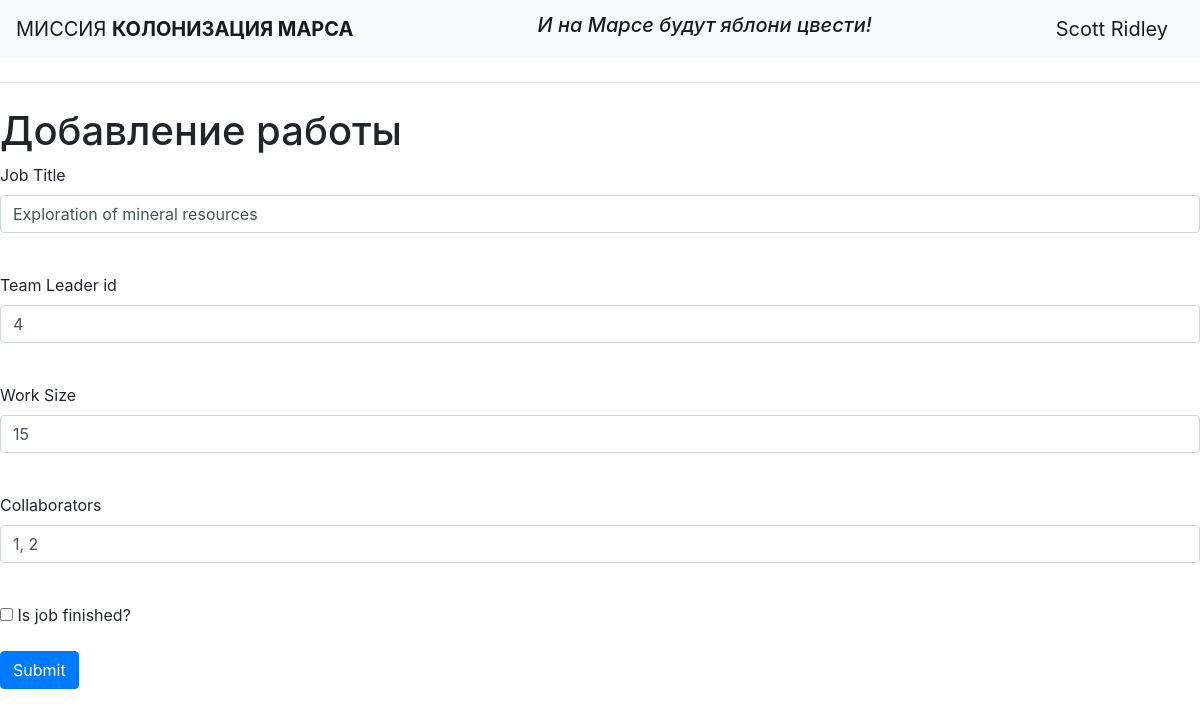
/jobs/2 (signed in), run on an earlier commit of the app's database.
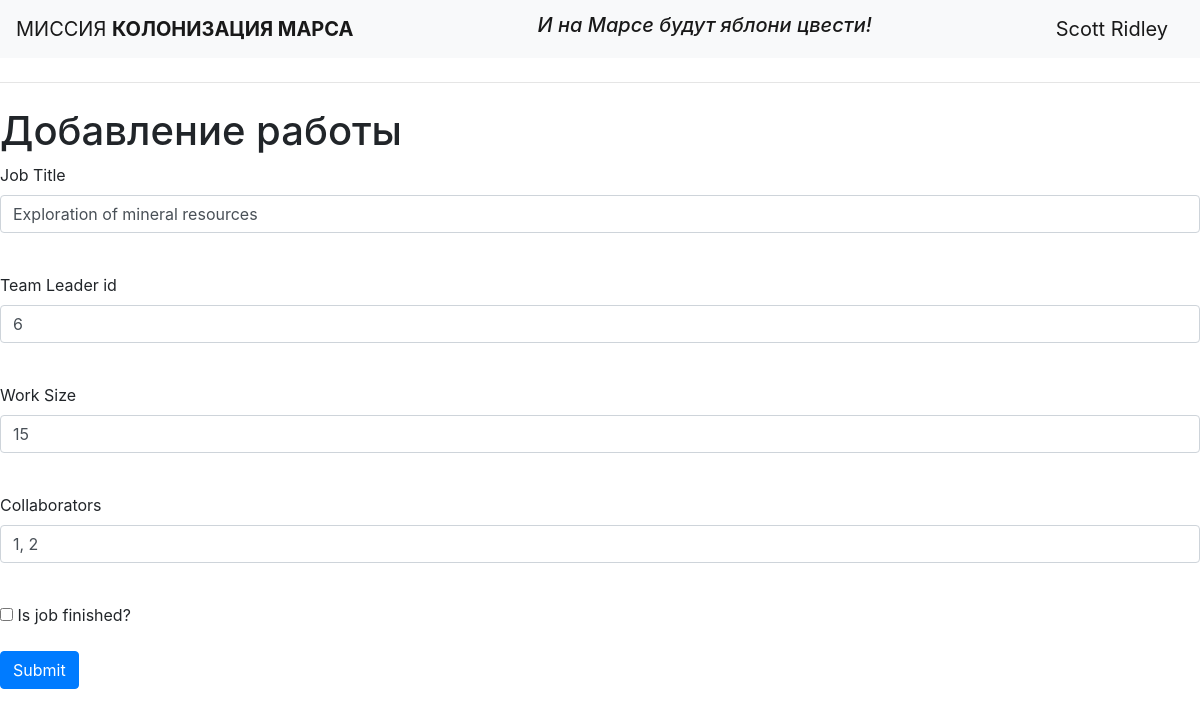
And on a later commit of the database.
### data/jobs.py (models this page shows)
class Jobs(SqlAlchemyBase):
    __tablename__ = 'jobs'
    id = sqlalchemy.Column(sqlalchemy.Integer, primary_key=True, autoincrement=True)
    team_leader = sqlalchemy.Column(sqlalchemy.Integer)
    job = sqlalchemy.Column(sqlalchemy.String)
    work_size = sqlalchemy.Column(sqlalchemy.Integer)
    collaborators = sqlalchemy.Column(sqlalchemy.String)
    start_date = sqlalchemy.Column(sqlalchemy.DateTime, default=datetime.datetime.now)
    end_date = sqlalchemy.Column(sqlalchemy.DateTime)
    is_finished = sqlalchemy.Column(sqlalchemy.Boolean)

### main.py (the view, shortened to what this page needs)
@app.route('/jobs/<int:id>', methods=['GET', 'POST'])
@login_required
def edit_job(id):
    form = JobForm()
    if request.method == "GET":
        db_sess = db_session.create_session()
        job = db_sess.query(Jobs).filter(Jobs.id == id,
                                         (Jobs.team_leader == current_user.id) | (current_user.id == 1)
                                         ).first()
        if job:
            form.title.data = job.job
            form.team_leader.data = job.team_leader
            form.work_size.data = job.work_size
            form.collaborators.data = job.collaborators
            form.is_finished.data = job.is_finished
        else:
            abort(404)
    return render_template('jobs.html',
                           title='Редактирование работы',
                           form=form
                           )

### forms/jobs.py
class JobForm(FlaskForm):
    title = StringField('Job Title', validators=[DataRequired()])
    team_leader = StringField('Team Leader id')
    work_size = StringField('Work Size', validators=[DataRequired()])
    collaborators = StringField('Collaborators', validators=[DataRequired()])
    is_finished = BooleanField("Is job finished?")
    submit = SubmitField('Submit')

### data/db_session.py (called while the page is built)
def create_session() -> Session:
    global __factory
    return __factory()

### main.py (called while the page is built)
@login_manager.user_loader
def load_user(user_id):
    db_sess = db_session.create_session()
    return db_sess.query(User).get(user_id)

### templates/jobs.html (shortened to what this page needs)
{% extends "base.html" %}
{% block content %}
<h1>Добавление работы</h1>
<form action="" method="post">
    <p>
        {{ form.title.label }}<br>
        {{ form.title(class="form-control") }}<br>
    </p>
    {% if current_user.id == 1 %}
    <p>
        {{ form.team_leader.label }}<br>
        {{ form.team_leader(class="form-control") }}<br>
    </p>
    {% endif %}
    <p>
        {{ form.work_size.label }}<br>
        {{ form.work_size(class="form-control") }}<br>
    </p>
    <p>
        {{ form.collaborators.label }}<br>
        {{ form.collaborators(class="form-control") }}<br>
    </p>
    <p>{{ form.is_finished() }} {{ form.is_finished.label }}</p>
    <p>{{ form.submit(type="submit", class="btn btn-primary") }}</p>
</form>
{% endblock %}

What changed in the data, as far as the page shows it:
changed Jobs: team_leader "4" → "6"
